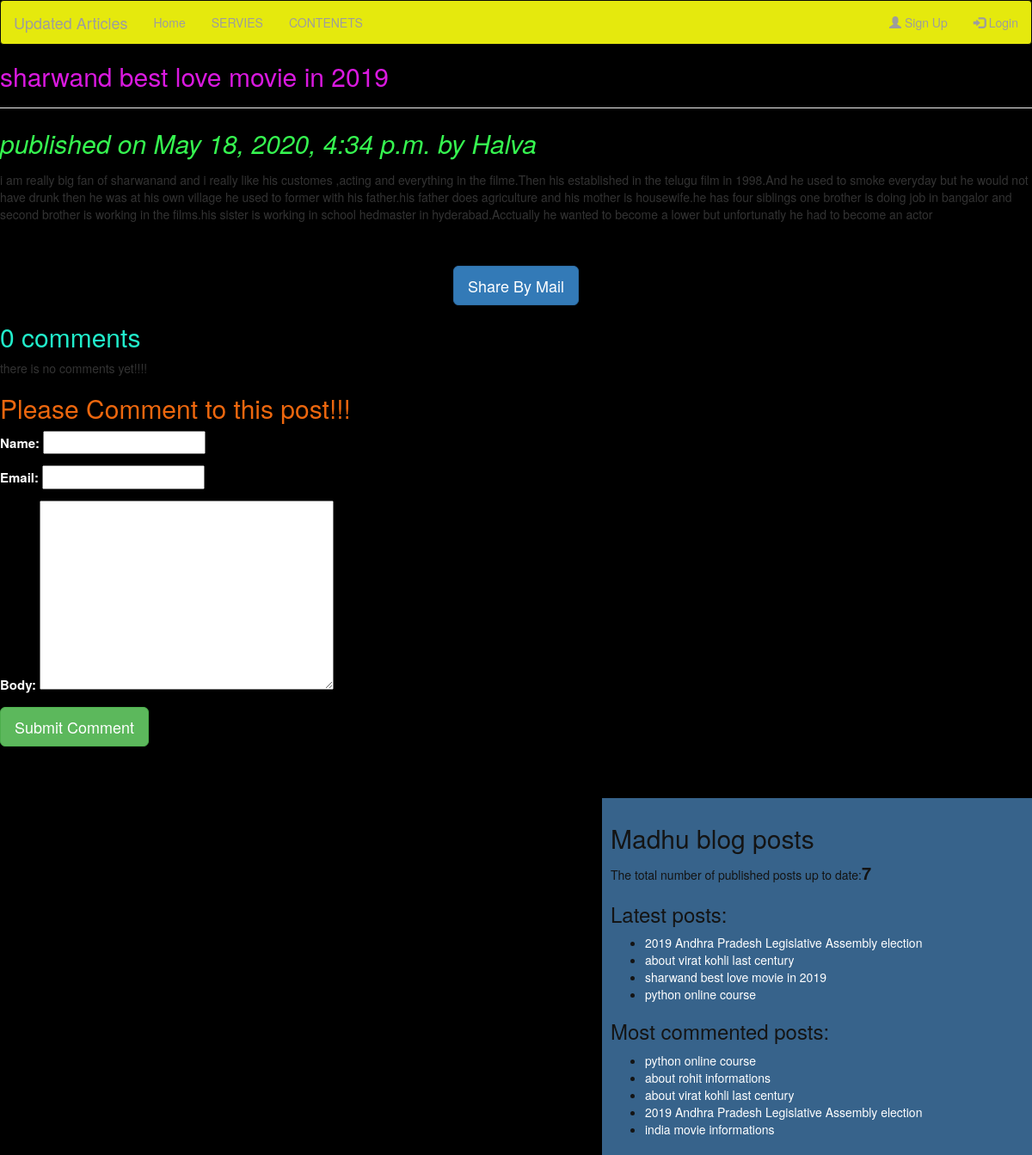
The page /2020/05/18/sharwand-best-love-movie-2019/ on the database its author committed.
### blog/models.py (models this page shows, shortened)
class Post(models.Model):
    STATUS_CHOICES=(('draft','Draft'),('published','Published'))
    title=models.CharField(max_length=256)
    slug=models.SlugField(max_length=264,unique_for_date='publish')
    author=models.ForeignKey(User, related_name='blog_posts', on_delete=models.CASCADE)
    body=models.TextField()
    publish=models.DateTimeField(default=timezone.now)
    created=models.DateTimeField(auto_now_add=True)
    updated=models.DateTimeField(auto_now=True)
    status=models.CharField(max_length=10,choices=STATUS_CHOICES,default='draft')
    objects=CustomManager()
    tags=TaggableManager()
    class Meta:
        ordering=('-publish',)
    def get_absolute_url(self):
            return reverse('post_detail', args = [self.publish.year , self.publish.strftime('%m'), self.publish.strftime('%d'),self.slug])

### blog/views.py (the view)
# urls.py: re_path(r'(?P<year>[0-9]{4})/(?P<month>[0-9]{2})/(?P<day>[0-9]{2})/(?P<post>[\w-]+)/$', views.post_detail,name='post_detail'),
def post_detail(request,year,month,day,post):
    post=get_object_or_404(Post,slug=post,
                                status='published',
                                publish__year=year,
                                publish__month=month,
                                publish__day=day)
    comments=post.comments.filter(active=True)
    csubmit=False
    if request.method == 'POST':
        form=CommentForm(request.POST)
        if form.is_valid():
            new_comment=form.save(commit=False)
            new_comment.post=post
            new_comment.save()
            csubmit=True
    else:
        form=CommentForm()
    return render(request,'test/post_detail.html',{'post':post,'form':form,'csubmit':csubmit,'comments':comments})

### blog/forms.py
class CommentForm(forms.ModelForm):
    class Meta:
        model=Comments
        fields=('name','email','body')

### blog/models.py (called while the page is built)
    def get_queryset(self):
        return super().get_queryset().filter(status="published")

### blog/templatetags/blog_tags.py (called while the page is built)
@register.simple_tag(name='my_tag')
def total_count():
    return Post.objects.count()

@register.inclusion_tag('test/latest_posts123.html')
def show_latest_posts(count=3):
    latest_posts=Post.objects.order_by('-publish')[:count]
    return {'latest_posts':latest_posts}

@register.simple_tag()
def get_most_comment_posts(count=5):
     return Post.objects.annotate(total_comments=Count('comments')).order_by('-total_comments')[:count]

### templates/test/post_detail.html (shortened to what this page needs)
{%extends 'test/base.html' %}
    {%block contain%}
    <h2 id="title">{{post.title}}</h2><hr>
    <p id="date">published on {{post.publish}} by {{post.author|title}}</p>
    {{post.body|linebreaks}}<br><br>
    <div class="container" align="center">
      <a href="/{{post.id}}/share" class="btn btn-primary btn-lg">Share By Mail</a>
    </div>
        {% with comments.count as comments_count%}
            <h2 id="comment">{{comments_count}} comment{{comments_count|pluralize}}</h2>
        {%endwith%}
            {%if comments%}
              {%for comment in comments%}
                <p id="jkn">Comment {{forloop.count}} by {{comment.name}} on {{comment.created}}</p>
                <p id="nimbda">{{comment.body|linebreaks}}</p>
                {%endfor%}
                <hr>
                {%else%}
                <p>there is no comments yet!!!!</p>
              {%endif%}
              {%if csubmit%}
                <h1 id="added">Comment added Successfully</h1>
                {%else%}
                  <h2 id="please">Please Comment to this post!!!</h2>
                    <form id="only" method="post">
                      {{form.as_p}}
                      <input type="submit" class="btn btn-success btn-lg" value="Submit Comment">
                    </form>
                    <br><br><br>
                {%endif%}
                {%endblock%}

### templates/test/base.html (shortened to what this page needs)
<!DOCTYPE html>
{% load blog_tags%}
{%load static%}
<html lang="en" dir="ltr">
  <head>
    <link rel="stylesheet" href="https://stackpath.bootstrapcdn.com/bootstrap/3.4.1/css/bootstrap.min.css">
  </head>
  <link rel="stylesheet" href="{% static "css/blog.css"%}">
  <body>
    <nav class="navbar navbar-inverse">
  <div class="container-fluid">
    <div class="navbar-header">
      <a class="navbar-brand" href="#">Updated Articles</a>
    </div>
    <ul class="nav navbar-nav" style="color: rgb(162, 0, 255);">
      <li><a href="#">Home</a></li>
      <li><a href="#">SERVIES</a></li>
      <li><a href="#">CONTENETS</a></li>
    </ul>
    <ul class="nav navbar-nav navbar-right">
      <li><a href="#"><span class="glyphicon glyphicon-user"></span> Sign Up</a></li>
      <li><a href="#"><span class="glyphicon glyphicon-log-in"></span> Login</a></li>
    </ul>
  </div>
</nav>
    <div class="content">
      {%block contain%}
      {%endblock%}
    </div>
    <div class="sidebar">
      <h2>Madhu blog posts</h2>
      <p>The total number of published posts up to date:<span id="pnayy">{% my_tag %}</span></p>
      <h3>Latest posts:</h3>{%show_latest_posts 4%}
      <h3>Most commented posts:</h3>
      {%get_most_comment_posts as most_comment_posts%}
      <ul>
        {%for post in most_comment_posts%}
        <li><a href="{{post.get_absolute_url}}">{{post.title}}</a></li>
        {%endfor%}
      </ul>
    </div>
  </body>
</html>

### templates/test/latest_posts123.html
<ul>
  {%for post in latest_posts%}
  <li><a href="{{post.get_absolute_url}}">{{post.title}}</a></li>
  {%endfor%}
</ul>

### static/css/blog.css (style rules this page uses)
body { background: #000; }
.navbar { background: rgb(229, 233, 13); }
.sidebar { width: 500px; padding: 10px; float: right; background: rgb(55, 99, 139); color:rgb(20, 20, 20); }
#date { color:#36f750; font-size: 30px; font-style: italic; }
a { color:white; }
#title { color:#da19e0; }
#comment { color: #21edcb; }
#please { color: #ed670e; }
#only { color: white; font-size: 15px; }
#pnayy { font-size: 20px; font-weight: bold; }

### rows shown on the page
Post: title "sharwand best love movie in 2019", publish "May 18, 2020, 4:34 p.m.", author "Halva", body "i am really big fan of sharwanand and i really like his customes ,acting and everything in the filme.Then his established in the telugu film in 1998.And he used to smoke everyday but he would not have drunk then he was at his own village he used to former with his father.his father does agriculture and his mother is housewife.he has four siblings one brother is doing job in bangalor and second brother is working in the films.his sister is working in school hedmaster in hyderabad.Acctually he wanted to become a lower but unfortunatly he had to become an actor"
Post: title "2019 Andhra Pradesh Legislative Assembly election"
Post: title "about virat kohli last century"
Post: title "python online course"
Post: title "about rohit informations"
Post: title "india movie informations"

### other values the page prints
{{ comments_count }} "0"
